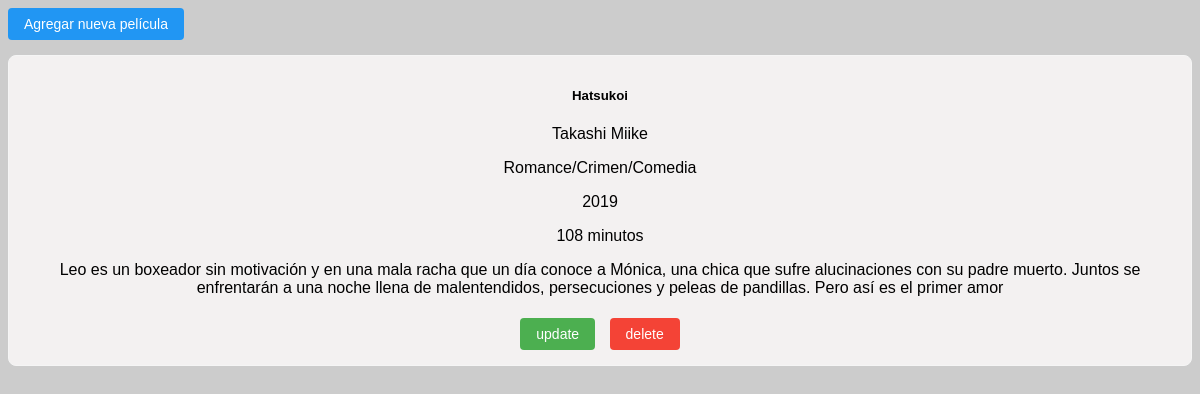
The page / on the database its author committed.
### peliculas/models.py (models this page shows, shortened)
class Pelicula(models.Model):
    titulo = models.CharField(max_length=255)
    director = models.CharField(max_length=255)
    genero = models.CharField(max_length=255)
    lanzamiento = models.PositiveIntegerField()
    duracion = models.CharField(max_length=255)
    sinopsis = models.TextField()

### peliculas/views.py (the view)
# urls.py: path('', listaPeliculas.as_view(), name='Listar'),
class listaPeliculas(ListView):
    model = Pelicula
    template_name = 'index.html'
    context_object_name = 'peliculas'
    success_url = 'peliculas'

### peliculas/templates/index.html (shortened to what this page needs)
{% load static %}
<!DOCTYPE html>
<html lang="es">
<head>
    <link rel="stylesheet" href="{% static 'css/styles.css' %}">
</head>
<body>
<a href="{% url 'Añadir' %}" style="display: inline-block; padding: 8px 16px; font-size: 14px; text-align: center; text-decoration: none; cursor: pointer; border-radius: 4px; background-color: #2196f3; color: white; margin-bottom: 15px;">Agregar nueva película</a>
{% block content %}
<div class="movie-container">
    {% for pelicula in peliculas %}
        <div class="movie-card">
            <h5>{{pelicula.titulo}}</h5>
            <p>{{pelicula.director}}</p>
            <p>{{pelicula.genero}}</p>
            <p>{{pelicula.lanzamiento}}</p>
            <p>{{pelicula.duracion}}</p>
            <p>{{pelicula.sinopsis}}</p>
            <div>
                <a href="{% url 'actualizar' pk=pelicula.id %}" style="display: inline-block; padding: 8px 16px;
                margin: 5px; font-size: 14px; text-align: center; text-decoration: none; cursor: pointer; border-radius: 4px; background-color: #4caf50; color: white;">update</a>
                <a href="{% url 'Borrar' pk=pelicula.id %}" style="display: inline-block; padding: 8px 16px;
                margin: 5px; font-size: 14px; text-align: center; text-decoration: none; cursor: pointer; border-radius: 4px; background-color: #f44336; color: white;">delete</a>
            </div>
        </div>
    {% endfor %}
</div>
{% endblock %}
</body>
</html>

### static/css/styles.css (style rules this page uses)
body { font-family: 'Arial', sans-serif; background: #ccc; }
.movie-card { border: 1px solid #f5f5f5; background: #f3f1f1; padding: 10px; border-radius: 8px; text-align: center; }

### rows shown on the page
Pelicula: titulo "Hatsukoi", director "Takashi Miike", genero "Romance/Crimen/Comedia", lanzamiento "2019", duracion "108 minutos", sinopsis "Leo es un boxeador sin motivación y en una mala racha que un día conoce a Mónica, una chica que sufre alucinaciones con su padre muerto. Juntos se enfrentarán a una noche llena de malentendidos, persecuciones y peleas de pandillas. Pero así es el primer amor"
